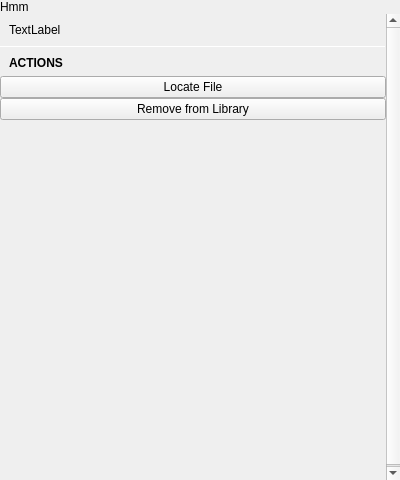
<?xml version="1.0" encoding="UTF-8"?>
<ui version="4.0">
 <class>LibraryErrorPopover</class>
 <widget class="QWidget" name="LibraryErrorPopover">
  <property name="geometry">
   <rect>
    <x>0</x>
    <y>0</y>
    <width>400</width>
    <height>480</height>
   </rect>
  </property>
  <property name="windowTitle">
   <string>Form</string>
  </property>
  <layout class="QVBoxLayout" name="verticalLayout">
   <property name="spacing">
    <number>0</number>
   </property>
   <property name="leftMargin">
    <number>0</number>
   </property>
   <property name="topMargin">
    <number>0</number>
   </property>
   <property name="rightMargin">
    <number>0</number>
   </property>
   <property name="bottomMargin">
    <number>0</number>
   </property>
   <item>
    <widget class="tTitleLabel" name="titleLabel">
     <property name="text">
      <string>Hmm</string>
     </property>
    </widget>
   </item>
   <item>
    <widget class="QScrollArea" name="scrollArea">
     <property name="frameShape">
      <enum>QFrame::NoFrame</enum>
     </property>
     <property name="widgetResizable">
      <bool>true</bool>
     </property>
     <widget class="QWidget" name="scrollAreaWidgetContents">
      <property name="geometry">
       <rect>
        <x>0</x>
        <y>0</y>
        <width>400</width>
        <height>467</height>
       </rect>
      </property>
      <layout class="QVBoxLayout" name="verticalLayout_3">
       <property name="spacing">
        <number>0</number>
       </property>
       <property name="leftMargin">
        <number>0</number>
       </property>
       <property name="topMargin">
        <number>0</number>
       </property>
       <property name="rightMargin">
        <number>0</number>
       </property>
       <property name="bottomMargin">
        <number>0</number>
       </property>
       <item>
        <layout class="QVBoxLayout" name="verticalLayout_2">
         <property name="leftMargin">
          <number>9</number>
         </property>
         <property name="topMargin">
          <number>9</number>
         </property>
         <property name="rightMargin">
          <number>9</number>
         </property>
         <property name="bottomMargin">
          <number>9</number>
         </property>
         <item>
          <widget class="QLabel" name="errorDetailsLabel">
           <property name="text">
            <string notr="true">TextLabel</string>
           </property>
           <property name="wordWrap">
            <bool>true</bool>
           </property>
          </widget>
         </item>
        </layout>
       </item>
       <item>
        <widget class="Line" name="line">
         <property name="maximumSize">
          <size>
           <width>16777215</width>
           <height>1</height>
          </size>
         </property>
         <property name="orientation">
          <enum>Qt::Horizontal</enum>
         </property>
        </widget>
       </item>
       <item>
        <layout class="QVBoxLayout" name="verticalLayout_4">
         <property name="leftMargin">
          <number>9</number>
         </property>
         <property name="topMargin">
          <number>9</number>
         </property>
         <property name="rightMargin">
          <number>9</number>
         </property>
         <property name="bottomMargin">
          <number>6</number>
         </property>
         <item>
          <widget class="QLabel" name="label">
           <property name="font">
            <font>
             <weight>75</weight>
             <bold>true</bold>
            </font>
           </property>
           <property name="text">
            <string>ACTIONS</string>
           </property>
          </widget>
         </item>
        </layout>
       </item>
       <item>
        <widget class="QPushButton" name="locateButton">
         <property name="text">
          <string>Locate File</string>
         </property>
        </widget>
       </item>
       <item>
        <widget class="QPushButton" name="removeButton">
         <property name="text">
          <string>Remove from Library</string>
         </property>
        </widget>
       </item>
       <item>
        <spacer name="verticalSpacer">
         <property name="orientation">
          <enum>Qt::Vertical</enum>
         </property>
         <property name="sizeHint" stdset="0">
          <size>
           <width>20</width>
           <height>362</height>
          </size>
         </property>
        </spacer>
       </item>
      </layout>
     </widget>
    </widget>
   </item>
  </layout>
 </widget>
 <customwidgets>
  <customwidget>
   <class>tTitleLabel</class>
   <extends>QLabel</extends>
   <header location="global">ttitlelabel.h</header>
   <slots>
    <signal>backButtonClicked()</signal>
   </slots>
  </customwidget>
 </customwidgets>
 <resources/>
 <connections/>
</ui>
